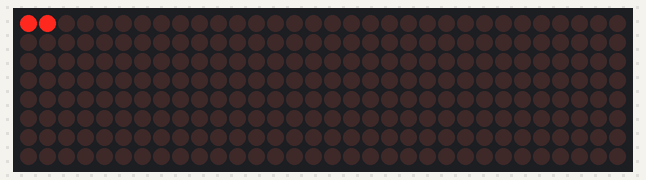
This program was run on a simulated Arduino Nano, built with avr-gcc and run on an emulated ATmega328P. Parts: 32×8 LED matrix.

Above: at 1.0 s.
At 5.7 s:
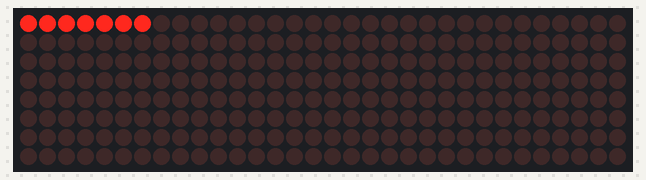
At 10.4 s:
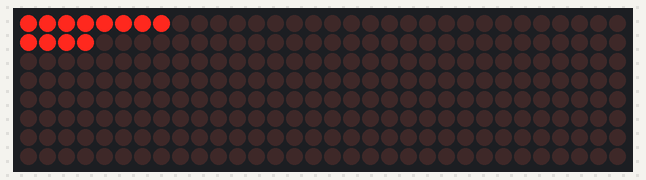
At 19.7 s:
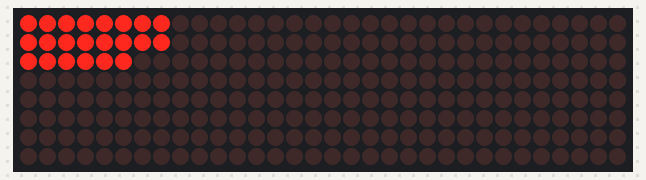
At 29.1 s:
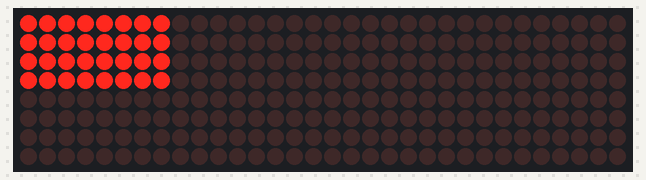
At 38.5 s:
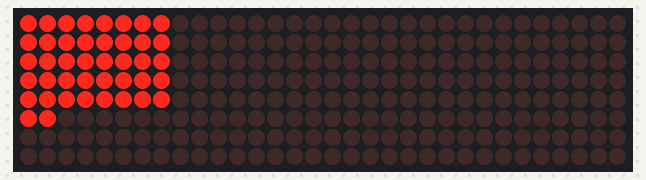

The program:

main.cpp
```cpp
#include <LedControl.h>

LedControl matrix = LedControl(12, 13, 10, 4);
int a,b=0,c=3,d,e,f,g;

uint8_t dan1[9]   = {1,3,7,15,31,63,127,255};
uint8_t dan2[9]   = {192,224,240,248,252,254,255};


void setup() {
    Serial.begin(9600);
  for (uint8_t i = 0; i < matrix.getDeviceCount(); i ++)
  {
    matrix.shutdown(i, false);                                                       //  включаем индикатор
    matrix.setIntensity(i, 2);                                                       //  задаём интенсивность свечения индикатора
    matrix.clearDisplay(i);                                                          //  очистка индикатора
  }

}

void zapolnenie(){
   for (a=0;a<8;a++){
  matrix.setLed(c,b,a,true);
  delay(937);
  }
  b++;
  if(b==8)
   {c--;
    a=0;
    b=0;
    };
    if(c<0){
       for (uint8_t i = 0; i < matrix.getDeviceCount(); i ++)
      {
      matrix.clearDisplay(i);                                                          //  очистка индикатора
      }
      a=0;
      b=0;
      c=3;
      }
}

void strelka()
{
 matrix.clearDisplay(0);
 for(a=0;a<8;a++)
  {

    b=7;
    c=0;
    matrix.clearDisplay(0);
    switch (a)
    {
      case 0:
      matrix.setLed(0,7,0,true);
      break;

      case 1:
      matrix.setLed(0,6,1,true);
      matrix.setRow(0,6,128);
      matrix.setColumn(0,1,3);
      break;
      case 2:
      for(int z=0;z<a;z++)
      {
        matrix.setLed(0,b,c,true);
        b--;
        c++;
      }
      matrix.setRow(0,5,192);
      matrix.setColumn(0,2,7);
      break;
      case 3:
      for(int z=0;z<a;z++)
      {
        matrix.setLed(0,b,c,true);
        b--;
        c++;
      }
      matrix.setRow(0,4,224);
      matrix.setColumn(0,3,15);
      break;

      case 4:
      for(int z=0;z<a;z++)
      {
        matrix.setLed(0,b,c,true);
        b--;
        c++;
      }
      matrix.setRow(0,3,240);
      matrix.setColumn(0,4,31);
      break;

      case 5:
      for(int z=0;z<a;z++)
      {
        matrix.setLed(0,b,c,true);
        b--;
        c++;
      }
      matrix.setRow(0,2,248);
      matrix.setColumn(0,5,63);
      break;

      case 6:
      for(int z=0;z<a;z++)
      {
        matrix.setLed(0,b,c,true);
        b--;
        c++;
      }
      matrix.setRow(0,1,252);
      matrix.setColumn(0,6,127);
      break;
      case 7:
      for(int z=0;z<a;z++)
      {
        matrix.setLed(0,b,c,true);
        b--;
        c++;
      }
      matrix.setRow(0,0,254);
      matrix.setColumn(0,7,255);
      break;
    default:
      break;

    }
       delay(50);
  }

}


void loop() {
  zapolnenie();
  // strelka();
}
```
